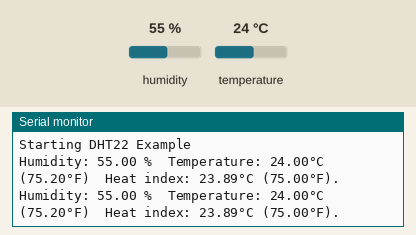
Recording of a sketch running on a simulated Arduino Uno, built with avr-gcc and run on an emulated ATmega328P. Parts: the last lines printed to the serial monitor. Wiring (inferred from the names in the program): DHT22 sensor: data pin 10. The inputs (shaded band) are chosen by the test bench; at power-on: humidity 55 %, temperature 24 °C.

Above: at 4.8 s.
4.9 s: humidity set to 22 %
At 6.8 s:
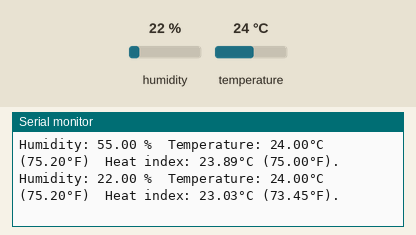
7.9 s: temperature set to 12 °C
At 9.4 s:
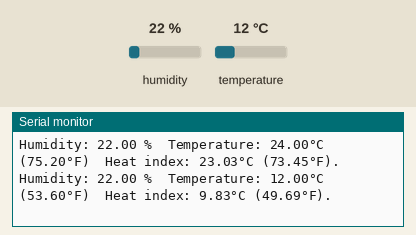
10.9 s: humidity set to 40 %
At 13.3 s:
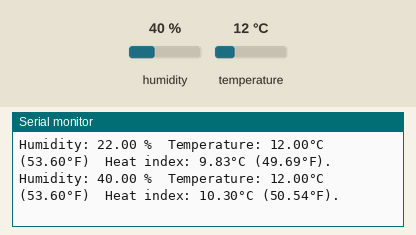
13.9 s: temperature set to 41 °C
At 14.7 s:
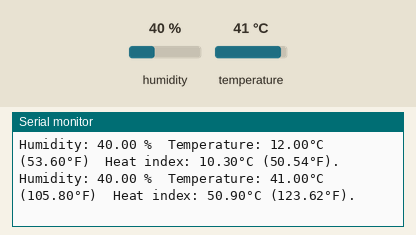
Timing chart, 0 to 16.9 s (numbered marks = the images above; inputs shaded):
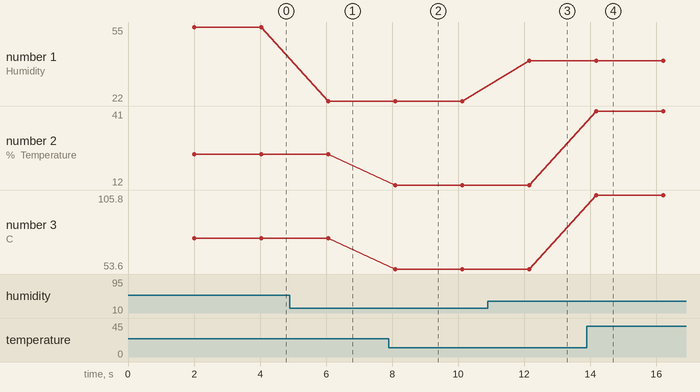

Measured:
- after the input at 4.9 s, the serial monitor: prints a new line after 1.2 s (image 1)
- after the input at 7.9 s, the serial monitor: prints a new line after 0.19 s (image 2)
- after the input at 10.9 s, the serial monitor: prints a new line after 1.3 s (image 3)
- after the input at 13.9 s, the serial monitor: prints a new line after 0.28 s (image 4)
- plotted number 1: 55 → 22 after the input at 4.9 s, 22 → 40 after the input at 10.9 s
- plotted number 2: 24 → 12 after the input at 7.9 s, 12 → 41 after the input at 13.9 s
- plotted number 3: 75.2 → 53.6 after the input at 7.9 s, 53.6 → 105.8 after the input at 13.9 s

The sketch:

DHT_humidity___temp.ino
```cpp
#include "DHT.h"          // Library for DHT Sensors

#define DHT_PIN 10        // DIgital data pin for the sensor

#define DHT_TYPE DHT22    // Defining our sensor

// This initializes our DHT sensor, takes as input the data pin
// and the DHT type (11 or 22). This returns a DHT object variable
DHT dht(DHT_PIN, DHT_TYPE);

float humidity, temperature, temperature_f;
float heat_idx_f, heat_idx_c; // Variables to compute heat index,
// in fahrenheit and celsius

void setup() {

  Serial.begin(9600);     // Starting Serial with 9600 baud.
  Serial.println("Starting DHT22 Example");

  dht.begin();            // Start Sensor data collection
}

void loop() {
  // Wait 2 seconds between measurements.
  delay(2000);

  // Reading temperature or humidity takes about 250 milliseconds
  // Sensor readings may also be up to 2 seconds 'old' ( slow sensor)
  float humidity = dht.readHumidity();   // Reading humidity

  // Read temperature as Celsius (the default),
  float temperature = dht.readTemperature();

  // Send True as a parameter to read in Fahrenheit
  float temperature_f = dht.readTemperature(true);

  // Check if any reads failed and exit early (to try again).
  // Whenever a read fails, the function will return NaN (Not a Number)

  if (isnan( humidity ) || isnan( temperature ) || isnan( temperature_f )) {
    Serial.println("Failed to read data from DHT 22!");
    return;               // this will end the loop, but it will be called right away  again!
  }

  // Compute heat indexes in Fahrenheit (the default)
  float heat_idx_f = dht.computeHeatIndex(temperature_f, humidity);
  // Compute heat index in Celsius (send false as a third parameter)
  float heat_idx_c = dht.computeHeatIndex(temperature, humidity, false);


  // Logging of our data

  Serial.print("Humidity: ");
  Serial.print(humidity);
  Serial.print(" %  Temperature: ");
  Serial.print(temperature);
  Serial.print("°C (");
  Serial.print(temperature_f);
  Serial.print("°F)  Heat index: ");
  Serial.print(heat_idx_c);
  Serial.print("°C (");
  Serial.print(heat_idx_f);
  Serial.println("°F).");

}
```
